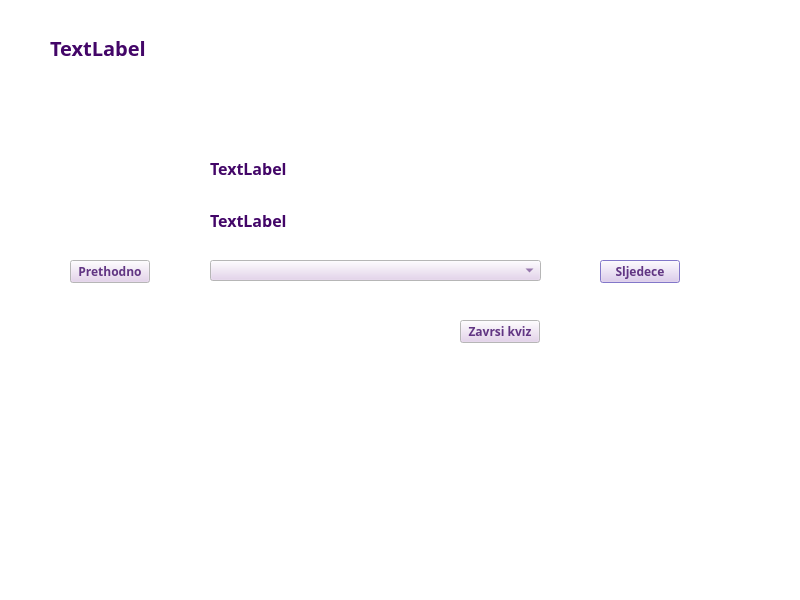
<?xml version="1.0" encoding="UTF-8"?>
<ui version="4.0">
 <class>Izbor</class>
 <widget class="QDialog" name="Izbor">
  <property name="geometry">
   <rect>
    <x>0</x>
    <y>0</y>
    <width>800</width>
    <height>600</height>
   </rect>
  </property>
  <property name="palette">
   <palette>
    <active>
     <colorrole role="WindowText">
      <brush brushstyle="SolidPattern">
       <color alpha="255">
        <red>67</red>
        <green>6</green>
        <blue>104</blue>
       </color>
      </brush>
     </colorrole>
     <colorrole role="Button">
      <brush brushstyle="SolidPattern">
       <color alpha="255">
        <red>227</red>
        <green>205</green>
        <blue>236</blue>
       </color>
      </brush>
     </colorrole>
     <colorrole role="Text">
      <brush brushstyle="SolidPattern">
       <color alpha="255">
        <red>97</red>
        <green>53</green>
        <blue>131</blue>
       </color>
      </brush>
     </colorrole>
     <colorrole role="ButtonText">
      <brush brushstyle="SolidPattern">
       <color alpha="255">
        <red>97</red>
        <green>53</green>
        <blue>131</blue>
       </color>
      </brush>
     </colorrole>
     <colorrole role="Base">
      <brush brushstyle="SolidPattern">
       <color alpha="255">
        <red>255</red>
        <green>255</green>
        <blue>255</blue>
       </color>
      </brush>
     </colorrole>
     <colorrole role="Window">
      <brush brushstyle="SolidPattern">
       <color alpha="255">
        <red>255</red>
        <green>255</green>
        <blue>255</blue>
       </color>
      </brush>
     </colorrole>
     <colorrole role="Shadow">
      <brush brushstyle="SolidPattern">
       <color alpha="255">
        <red>67</red>
        <green>6</green>
        <blue>104</blue>
       </color>
      </brush>
     </colorrole>
     <colorrole role="Highlight">
      <brush brushstyle="SolidPattern">
       <color alpha="255">
        <red>150</red>
        <green>136</green>
        <blue>238</blue>
       </color>
      </brush>
     </colorrole>
     <colorrole role="Link">
      <brush brushstyle="SolidPattern">
       <color alpha="255">
        <red>178</red>
        <green>87</green>
        <blue>224</blue>
       </color>
      </brush>
     </colorrole>
     <colorrole role="ToolTipText">
      <brush brushstyle="SolidPattern">
       <color alpha="255">
        <red>67</red>
        <green>6</green>
        <blue>104</blue>
       </color>
      </brush>
     </colorrole>
     <colorrole role="PlaceholderText">
      <brush brushstyle="SolidPattern">
       <color alpha="255">
        <red>67</red>
        <green>6</green>
        <blue>104</blue>
       </color>
      </brush>
     </colorrole>
     <colorrole role="Accent">
      <brush brushstyle="SolidPattern">
       <color alpha="255">
        <red>150</red>
        <green>136</green>
        <blue>238</blue>
       </color>
      </brush>
     </colorrole>
    </active>
    <inactive>
     <colorrole role="WindowText">
      <brush brushstyle="SolidPattern">
       <color alpha="255">
        <red>67</red>
        <green>6</green>
        <blue>104</blue>
       </color>
      </brush>
     </colorrole>
     <colorrole role="Button">
      <brush brushstyle="SolidPattern">
       <color alpha="255">
        <red>227</red>
        <green>205</green>
        <blue>236</blue>
       </color>
      </brush>
     </colorrole>
     <colorrole role="Text">
      <brush brushstyle="SolidPattern">
       <color alpha="255">
        <red>97</red>
        <green>53</green>
        <blue>131</blue>
       </color>
      </brush>
     </colorrole>
     <colorrole role="ButtonText">
      <brush brushstyle="SolidPattern">
       <color alpha="255">
        <red>97</red>
        <green>53</green>
        <blue>131</blue>
       </color>
      </brush>
     </colorrole>
     <colorrole role="Base">
      <brush brushstyle="SolidPattern">
       <color alpha="255">
        <red>255</red>
        <green>255</green>
        <blue>255</blue>
       </color>
      </brush>
     </colorrole>
     <colorrole role="Window">
      <brush brushstyle="SolidPattern">
       <color alpha="255">
        <red>255</red>
        <green>255</green>
        <blue>255</blue>
       </color>
      </brush>
     </colorrole>
     <colorrole role="Shadow">
      <brush brushstyle="SolidPattern">
       <color alpha="255">
        <red>67</red>
        <green>6</green>
        <blue>104</blue>
       </color>
      </brush>
     </colorrole>
     <colorrole role="Highlight">
      <brush brushstyle="SolidPattern">
       <color alpha="255">
        <red>150</red>
        <green>136</green>
        <blue>238</blue>
       </color>
      </brush>
     </colorrole>
     <colorrole role="Link">
      <brush brushstyle="SolidPattern">
       <color alpha="255">
        <red>178</red>
        <green>87</green>
        <blue>224</blue>
       </color>
      </brush>
     </colorrole>
     <colorrole role="ToolTipText">
      <brush brushstyle="SolidPattern">
       <color alpha="255">
        <red>67</red>
        <green>6</green>
        <blue>104</blue>
       </color>
      </brush>
     </colorrole>
     <colorrole role="PlaceholderText">
      <brush brushstyle="SolidPattern">
       <color alpha="255">
        <red>67</red>
        <green>6</green>
        <blue>104</blue>
       </color>
      </brush>
     </colorrole>
     <colorrole role="Accent">
      <brush brushstyle="SolidPattern">
       <color alpha="255">
        <red>150</red>
        <green>136</green>
        <blue>238</blue>
       </color>
      </brush>
     </colorrole>
    </inactive>
    <disabled>
     <colorrole role="WindowText">
      <brush brushstyle="SolidPattern">
       <color alpha="255">
        <red>201</red>
        <green>169</green>
        <blue>228</blue>
       </color>
      </brush>
     </colorrole>
     <colorrole role="Button">
      <brush brushstyle="SolidPattern">
       <color alpha="255">
        <red>227</red>
        <green>205</green>
        <blue>236</blue>
       </color>
      </brush>
     </colorrole>
     <colorrole role="Text">
      <brush brushstyle="SolidPattern">
       <color alpha="255">
        <red>201</red>
        <green>169</green>
        <blue>228</blue>
       </color>
      </brush>
     </colorrole>
     <colorrole role="ButtonText">
      <brush brushstyle="SolidPattern">
       <color alpha="255">
        <red>201</red>
        <green>169</green>
        <blue>228</blue>
       </color>
      </brush>
     </colorrole>
     <colorrole role="Base">
      <brush brushstyle="SolidPattern">
       <color alpha="255">
        <red>255</red>
        <green>255</green>
        <blue>255</blue>
       </color>
      </brush>
     </colorrole>
     <colorrole role="Window">
      <brush brushstyle="SolidPattern">
       <color alpha="255">
        <red>255</red>
        <green>255</green>
        <blue>255</blue>
       </color>
      </brush>
     </colorrole>
     <colorrole role="Shadow">
      <brush brushstyle="SolidPattern">
       <color alpha="255">
        <red>67</red>
        <green>6</green>
        <blue>104</blue>
       </color>
      </brush>
     </colorrole>
     <colorrole role="Highlight">
      <brush brushstyle="SolidPattern">
       <color alpha="255">
        <red>201</red>
        <green>169</green>
        <blue>228</blue>
       </color>
      </brush>
     </colorrole>
     <colorrole role="HighlightedText">
      <brush brushstyle="SolidPattern">
       <color alpha="255">
        <red>201</red>
        <green>169</green>
        <blue>228</blue>
       </color>
      </brush>
     </colorrole>
     <colorrole role="Link">
      <brush brushstyle="SolidPattern">
       <color alpha="255">
        <red>178</red>
        <green>87</green>
        <blue>224</blue>
       </color>
      </brush>
     </colorrole>
     <colorrole role="ToolTipText">
      <brush brushstyle="SolidPattern">
       <color alpha="255">
        <red>67</red>
        <green>6</green>
        <blue>104</blue>
       </color>
      </brush>
     </colorrole>
     <colorrole role="PlaceholderText">
      <brush brushstyle="SolidPattern">
       <color alpha="255">
        <red>67</red>
        <green>6</green>
        <blue>104</blue>
       </color>
      </brush>
     </colorrole>
     <colorrole role="Accent">
      <brush brushstyle="SolidPattern">
       <color alpha="255">
        <red>150</red>
        <green>136</green>
        <blue>238</blue>
       </color>
      </brush>
     </colorrole>
    </disabled>
   </palette>
  </property>
  <property name="font">
   <font>
    <family>Sawasdee</family>
    <bold>true</bold>
   </font>
  </property>
  <property name="windowTitle">
   <string>Kviz</string>
  </property>
  <widget class="QLabel" name="label_nazivKviza">
   <property name="geometry">
    <rect>
     <x>50</x>
     <y>40</y>
     <width>331</width>
     <height>16</height>
    </rect>
   </property>
   <property name="font">
    <font>
     <family>Sawasdee</family>
     <pointsize>15</pointsize>
     <bold>true</bold>
    </font>
   </property>
   <property name="text">
    <string>TextLabel</string>
   </property>
  </widget>
  <widget class="QLabel" name="label_brPitanja">
   <property name="geometry">
    <rect>
     <x>210</x>
     <y>160</y>
     <width>541</width>
     <height>16</height>
    </rect>
   </property>
   <property name="font">
    <font>
     <family>Sawasdee</family>
     <pointsize>12</pointsize>
     <bold>true</bold>
    </font>
   </property>
   <property name="text">
    <string>TextLabel</string>
   </property>
  </widget>
  <widget class="QLabel" name="label_Pitanje">
   <property name="geometry">
    <rect>
     <x>210</x>
     <y>200</y>
     <width>591</width>
     <height>41</height>
    </rect>
   </property>
   <property name="font">
    <font>
     <family>Sawasdee</family>
     <pointsize>12</pointsize>
     <bold>true</bold>
    </font>
   </property>
   <property name="text">
    <string>TextLabel</string>
   </property>
  </widget>
  <widget class="QComboBox" name="comboBox_odgovori">
   <property name="geometry">
    <rect>
     <x>210</x>
     <y>260</y>
     <width>331</width>
     <height>21</height>
    </rect>
   </property>
  </widget>
  <widget class="QPushButton" name="pushButton_naredno">
   <property name="geometry">
    <rect>
     <x>600</x>
     <y>260</y>
     <width>80</width>
     <height>23</height>
    </rect>
   </property>
   <property name="text">
    <string>Sljedece</string>
   </property>
  </widget>
  <widget class="QLabel" name="label_slika2">
   <property name="geometry">
    <rect>
     <x>0</x>
     <y>460</y>
     <width>801</width>
     <height>141</height>
    </rect>
   </property>
   <property name="text">
    <string/>
   </property>
  </widget>
  <widget class="QLabel" name="label_konfete">
   <property name="geometry">
    <rect>
     <x>0</x>
     <y>320</y>
     <width>801</width>
     <height>281</height>
    </rect>
   </property>
   <property name="text">
    <string/>
   </property>
  </widget>
  <widget class="QPushButton" name="pushButton_prethodno">
   <property name="geometry">
    <rect>
     <x>70</x>
     <y>260</y>
     <width>80</width>
     <height>23</height>
    </rect>
   </property>
   <property name="text">
    <string>Prethodno</string>
   </property>
  </widget>
  <widget class="QPushButton" name="pushButton_zavrsi">
   <property name="geometry">
    <rect>
     <x>460</x>
     <y>320</y>
     <width>80</width>
     <height>23</height>
    </rect>
   </property>
   <property name="text">
    <string>Zavrsi kviz</string>
   </property>
  </widget>
 </widget>
 <resources/>
 <connections/>
</ui>
